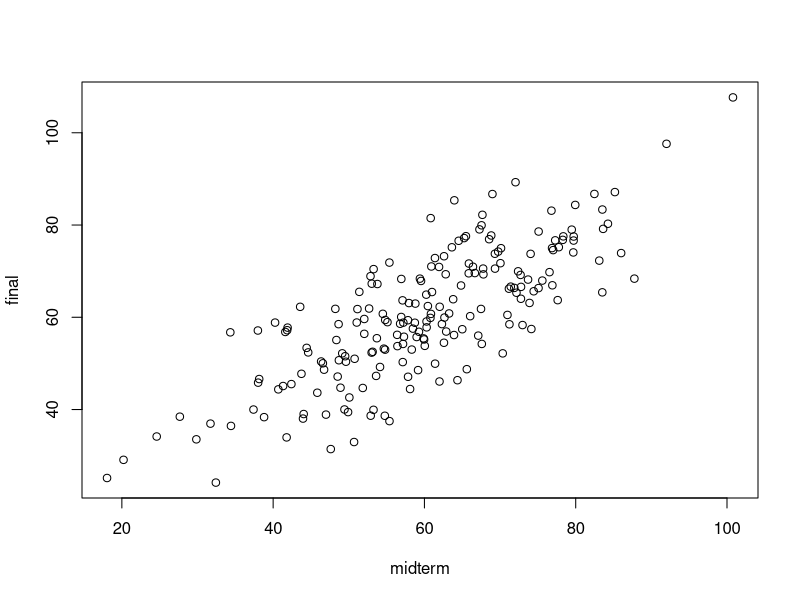
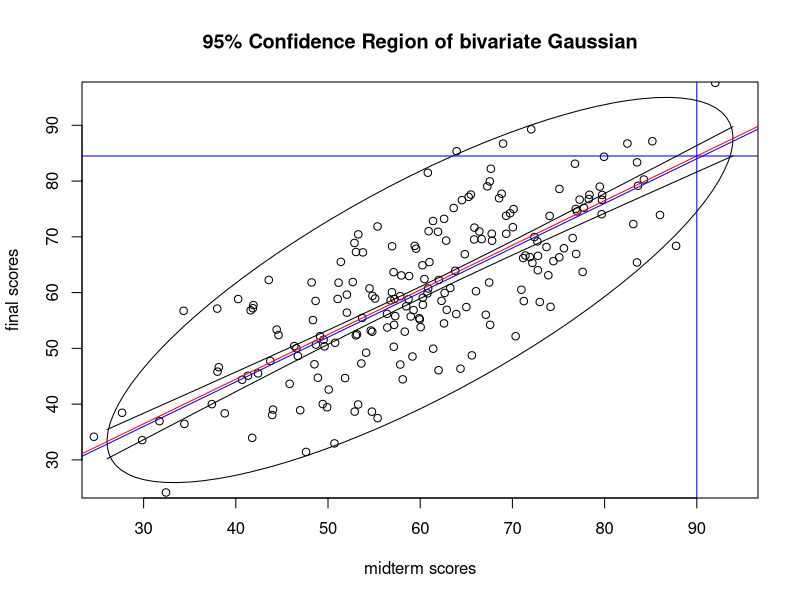

Source code (R) for these figures, in order:
# example of simple regression
#
# PROBLEM:
# In a certain class, midterm scores average out to 60, with
# an SD of 15. The scores on the final exam have the same average
# and SD. The correlation between the midterm scores and the final
# scores is equal to 0.8. The best prediction for the final score
# of a student whose midterm score is 90 is closest to...

# 1. Simulate a large class with 200 students like the one in the problem.
rnorm2 <- function(n,mx=0,sx=1,my=0,sy=1,r=0){
    z1 <- rnorm(n)
    z2 <- rnorm(n)
    z3 <- r*z1+sqrt(1-r^2)*z2
    data.frame(x=mx+sx*z1,y=my+sy*z3)
}

mat108 <- rnorm2(n=200,mx=60,sx=15,my=60,sy=15,r=0.8)
names(mat108) <- c("midterm","final")
plot(mat108)

# plot with 95% probability region for the bivariate gaussian
require(ellipse)
df <- mat108
Z <- ellipse(cor(df$m,df$f))
Elli <- cbind(mean(df$m)+sd(df$m)*Z[,1], mean(df$f)+sd(df$f)*Z[,2])
plot(Elli,type='l',main="95% Confidence Region of bivariate Gaussian",
     xlab="midterm scores",ylab="final scores")
points(mat108)


fm <- lm(final~midterm,data=mat108)
abline(fm,col='red')
r <- 0.8
b <- r
a <- 60-b*60
abline(a,b,col='blue')

# prediction when midterm = 90 pts.
abline(v=90,col='blue')
y90 <- predict(fm,data.frame(midterm=90))
abline(h=y90,col='blue')

#error bars for:
# regression line
ebreg.plus <- function(x,fn=c(60,15,60,15,0.8),n=200){
    names(fn) <- c("mx","sx","my","sy","r")
    b <- fn["r"]*fn["sy"]/fn["sx"]
    a <- fn["my"]-b*fn["mx"]
    x0 <- (x-fn["mx"])/fn["sx"]
    a+b*x + sqrt((1+x0^2)/n)*fn["sy"]
}

ebreg.minus <- function(x,fn=c(60,15,60,15,0.8),n=200){
    names(fn) <- c("mx","sx","my","sy","r")
    b <- fn["r"]*fn["sy"]/fn["sx"]
    a <- fn["my"]-b*fn["mx"]
    x0 <- (x-fn["mx"])/fn["sx"]
    a+b*x - sqrt((1+x0^2)/n)*fn["sy"]
}


curve(ebreg.plus,add=TRUE)
curve(ebreg.minus,add=TRUE)
